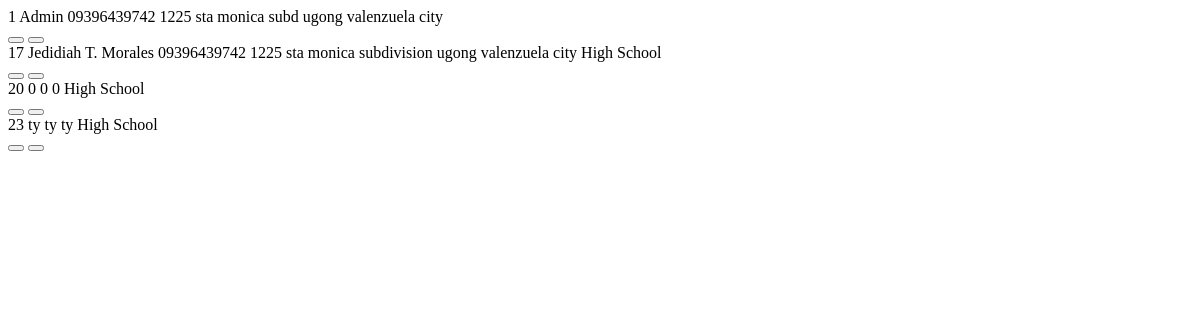
The page /search.php on the database as committed earlier.
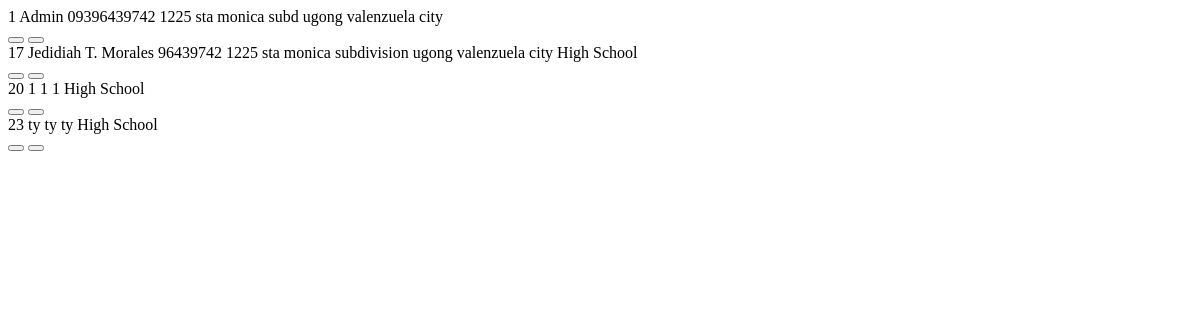
The same page on the database as committed later.
### tables this page shows
CREATE TABLE `profile` (
  `id` int(11) NOT NULL,
  `name` varchar(300) NOT NULL,
  `bday` varchar(250) NOT NULL,
  `address` varchar(500) NOT NULL,
  `email` varchar(1000) NOT NULL,
  `contactNo` varchar(250) NOT NULL,
  `sex` varchar(250) NOT NULL,
  `yearAsSchoolHead` varchar(250) NOT NULL,
  `duration` varchar(250) NOT NULL,
  `learnersPerf` varchar(250) NOT NULL,
  `teacherPerf` varchar(250) NOT NULL,
  `financialMng` varchar(250) NOT NULL,
  `complaints` varchar(250) NOT NULL,
  `picture` varchar(1000) NOT NULL,
  `school` varchar(500) NOT NULL,
  `citizenship` varchar(250) NOT NULL,
  `civil` varchar(250) NOT NULL,
  `zipcode` varchar(250) NOT NULL,
  `employeeNo` varchar(250) NOT NULL,
  `placeBirth` varchar(250) NOT NULL
);

### search.php (the view, shortened to what this page needs)
<?php
    require "db.php";
    $searchValue = $_POST['searchValue'];
    $q = "SELECT * FROM profile WHERE name LIKE '%$searchValue%'";
    $list = $con->query($q);
    $fetch = $list->fetch_assoc();
?>
<!DOCTYPE html>
<html lang="en">
<head>
</head>
<body>
<?php if($list->num_rows){ ?>
    <?php do{ ?>
        <tr>
            <td><?php echo $fetch['id'] ?></td>
            <td><?php echo $fetch['name'] ?></td>
            <td><?php echo $fetch['contactNo'] ?></td>
            <td><?php echo $fetch['address'] ?></td>
            <td><?php echo $fetch['school'] ?></td>
            <td>
                <div class="d-flex gap-1 justify-content-center">
                    <button title="Delete" class="btn btn-danger btn-sm" id='deleteBtn' value='<?php echo $fetch['id'] ?>'><i class="fa-solid fa-trash"></i></button>
                    <button title="View Equipment" class="btn btn-success btn-sm" id="viewBtn" value='<?php echo $fetch['id'] ?>'><i class="fa-solid fa-eye"></i></button>
                </div>
            </td>
        </tr>
    <?php }while($fetch = $list->fetch_assoc()) ?>
<?php }else{ ?>
    <tr>
        <td colspan='12'>No data</td>
    </tr>
<?php } ?>
</body>
</html>

Rows that differ between the two databases and show on the page:
changed profile "Jedidiah T. Morales": contactNo "09396439742" → "96439742"
changed profile id 20: name "0" → "1"; contactNo "0" → "1"; address "0" → "1"
